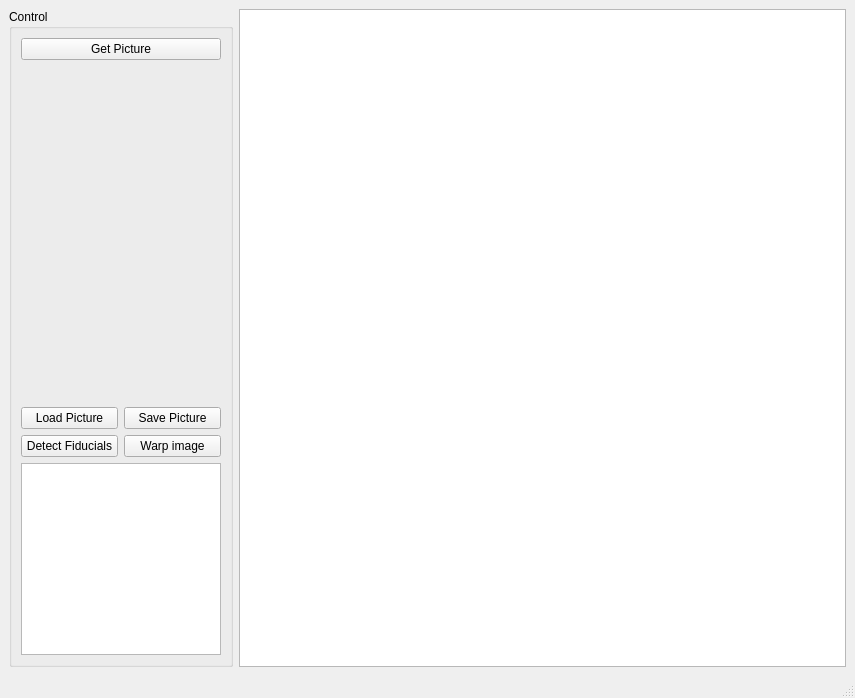
<?xml version="1.0" encoding="UTF-8"?>
<ui version="4.0">
 <class>formMainWindow</class>
 <widget class="QMainWindow" name="formMainWindow">
  <property name="geometry">
   <rect>
    <x>0</x>
    <y>0</y>
    <width>855</width>
    <height>698</height>
   </rect>
  </property>
  <property name="windowTitle">
   <string>Scrabble OCR</string>
  </property>
  <widget class="QWidget" name="centralwidget">
   <layout class="QGridLayout" name="gridLayout">
    <item row="0" column="0">
     <widget class="QGroupBox" name="groupBox">
      <property name="title">
       <string>Control</string>
      </property>
      <layout class="QGridLayout" name="gridLayout_2">
       <item row="0" column="0" colspan="2">
        <widget class="QPushButton" name="pushButtonGetPicture">
         <property name="text">
          <string>Get Picture</string>
         </property>
        </widget>
       </item>
       <item row="1" column="1">
        <spacer name="verticalSpacer">
         <property name="orientation">
          <enum>Qt::Vertical</enum>
         </property>
         <property name="sizeHint" stdset="0">
          <size>
           <width>20</width>
           <height>40</height>
          </size>
         </property>
        </spacer>
       </item>
       <item row="4" column="0" colspan="2">
        <widget class="QPlainTextEdit" name="plainTextEdit">
         <property name="sizePolicy">
          <sizepolicy hsizetype="Fixed" vsizetype="Fixed">
           <horstretch>0</horstretch>
           <verstretch>0</verstretch>
          </sizepolicy>
         </property>
         <property name="maximumSize">
          <size>
           <width>200</width>
           <height>16777215</height>
          </size>
         </property>
        </widget>
       </item>
       <item row="2" column="0">
        <widget class="QPushButton" name="pushButtonLoadPicture">
         <property name="text">
          <string>Load Picture</string>
         </property>
        </widget>
       </item>
       <item row="3" column="0">
        <widget class="QPushButton" name="pushButtonDetectFiducials">
         <property name="text">
          <string>Detect Fiducials</string>
         </property>
        </widget>
       </item>
       <item row="2" column="1">
        <widget class="QPushButton" name="pushButtonSavePicture">
         <property name="text">
          <string>Save Picture</string>
         </property>
        </widget>
       </item>
       <item row="3" column="1">
        <widget class="QPushButton" name="pushButtonWarpImage">
         <property name="text">
          <string>Warp image</string>
         </property>
        </widget>
       </item>
      </layout>
     </widget>
    </item>
    <item row="0" column="1">
     <widget class="QGraphicsView" name="graphicsView"/>
    </item>
   </layout>
  </widget>
  <widget class="QMenuBar" name="menubar">
   <property name="geometry">
    <rect>
     <x>0</x>
     <y>0</y>
     <width>855</width>
     <height>21</height>
    </rect>
   </property>
  </widget>
  <widget class="QStatusBar" name="statusbar"/>
 </widget>
 <resources/>
 <connections/>
</ui>
